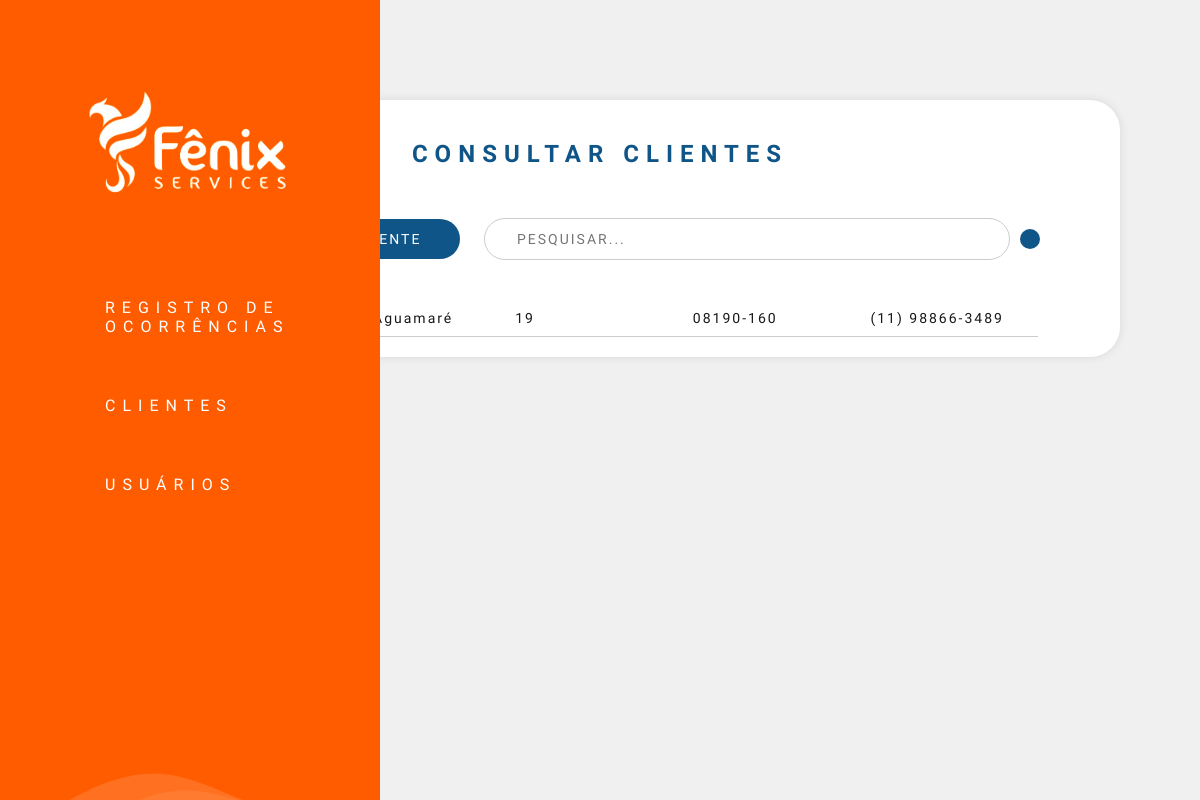
/screens/index_clientes.php (signed in), run on an earlier commit of the app's database.
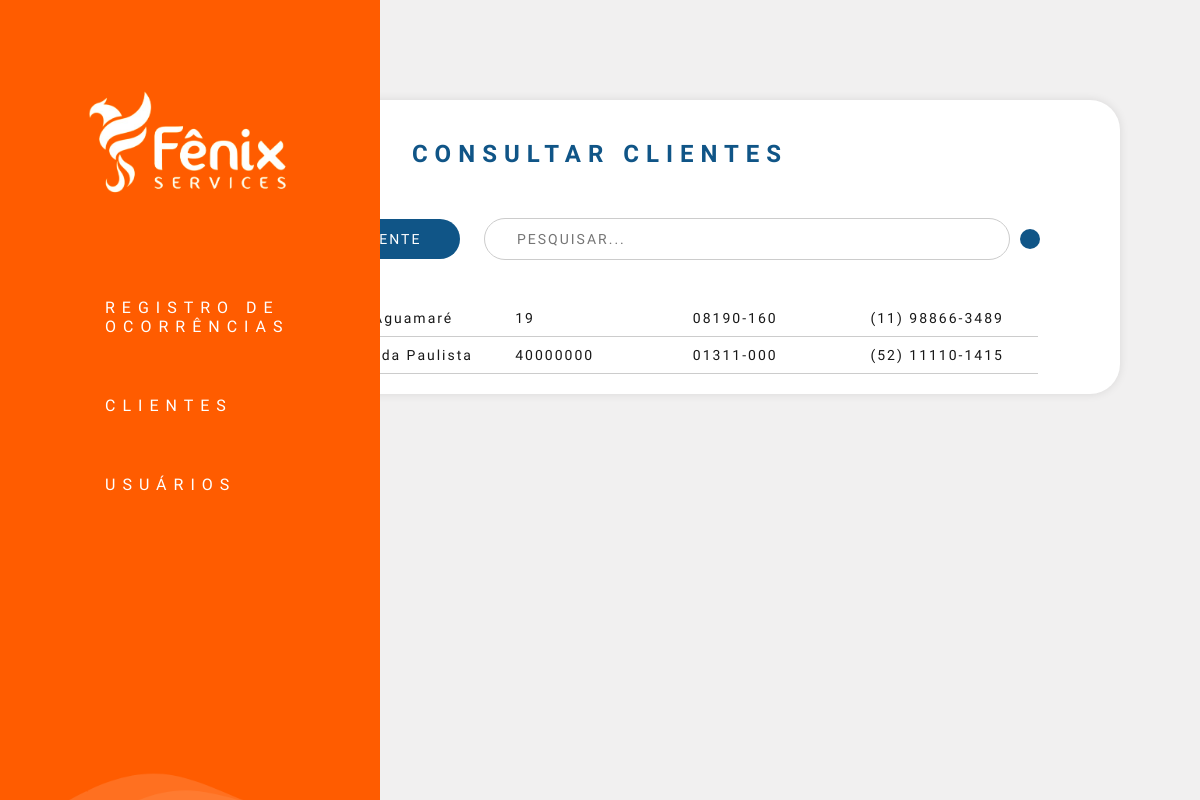
And on a later commit of the database.
### tables this page shows
CREATE TABLE `clientes` (
  `id` int(11) NOT NULL,
  `nome` char(100) NOT NULL,
  `cpf` varchar(14) NOT NULL,
  `rg` varchar(14) NOT NULL,
  `email` varchar(100) NOT NULL,
  `telefone` varchar(16) NOT NULL,
  `tipo` char(15) NOT NULL,
  `CEP` varchar(14) NOT NULL,
  `rua` varchar(100) NOT NULL,
  `num` varchar(11) NOT NULL,
  `bairro` char(50) NOT NULL,
  `cidade` char(50) NOT NULL,
  `estado` char(2) NOT NULL,
  `pont_ref` varchar(100) NOT NULL,
  `nome_contato1` char(100) NOT NULL,
  `parentesco_contato1` char(100) NOT NULL,
  `numero_contato1` varchar(16) NOT NULL,
  `nome_contato2` char(100) NOT NULL,
  `parentesco_contato2` char(100) NOT NULL,
  `numero_contato2` varchar(16) NOT NULL,
  `nome_contato3` char(100) NOT NULL,
  `parentesco_contato3` char(100) NOT NULL,
  `numero_contato3` varchar(16) NOT NULL
);

### screens/index_clientes.php (the view, shortened to what this page needs)
<?php
include('../php/conexao.php');
$query = "SELECT * FROM clientes";
$resultado = mysqli_query($conexao, $query);
?>
<!DOCTYPE html>
<html lang="pt-BR">
<head>
    <link rel="stylesheet" href="../css/style_clientes.css">
</head>
<body>
<div class="sidenav">
    <img src="../assets/logo-fenix-branca.png" alt="Logo Fênix Branca" style="width: 100%; max-width: 225px; display: block; margin: 0 auto; padding-top: 40px;">
    <a href="index_registro_ocorr.php"><i class="ph ph-list-plus"></i> REGISTRO   DE OCORRÊNCIAS</a>
    <a href="index_clientes.php"><i class="ph ph-users-three"></i> CLIENTES</a>
    <a href="index_cadastrar_usuarios.php"><i class="ph ph-user-list"></i> USUÁRIOS</a>
</div>
<div class="container">
    <h2>CONSULTAR CLIENTES</h2>
    <div class="top-bar">
        <button class="btn-cadastrar" onclick="window.location.href='cadastrar_clientes.php'">CADASTRAR NOVO CLIENTE</button>
        <div class="search-bar">
            <input type="text" placeholder="PESQUISAR...">
            <button><i class="ph ph-magnifying-glass"></i></button>
        </div>
</div>
    <div class="lista">
    <?php
    if (mysqli_num_rows($resultado) > 0) {
        while ($cliente = mysqli_fetch_assoc($resultado)) {
            echo '<div class="grid-container">';
            echo '<div class="list-item"><span class="nome">' . $cliente['nome'] . '</span></div>';
            echo '<div class="list-item"><span class="rua">' . $cliente['rua'] . '</span></div>';
            echo '<div class="list-item"><span class="numero">' . $cliente['num'] . '</span></div>';
            echo '<div class="list-item"><span class="cep">' . $cliente['CEP'] . '</span></div>';
            echo '<div class="list-item"><span class="telefone">' . $cliente['telefone'] . '</span></div>';
            echo '</div>';
        }
    } else {
        echo '<p>Nenhum cliente cadastrado.</p>';
    }
    ?>
</div>
</div>
</body>
</html>

What changed in the data, as far as the page shows it:
added clientes: rua "Avenida Paulista", num "40000000", CEP "01311-000", telefone "(52) 11110-1415"
